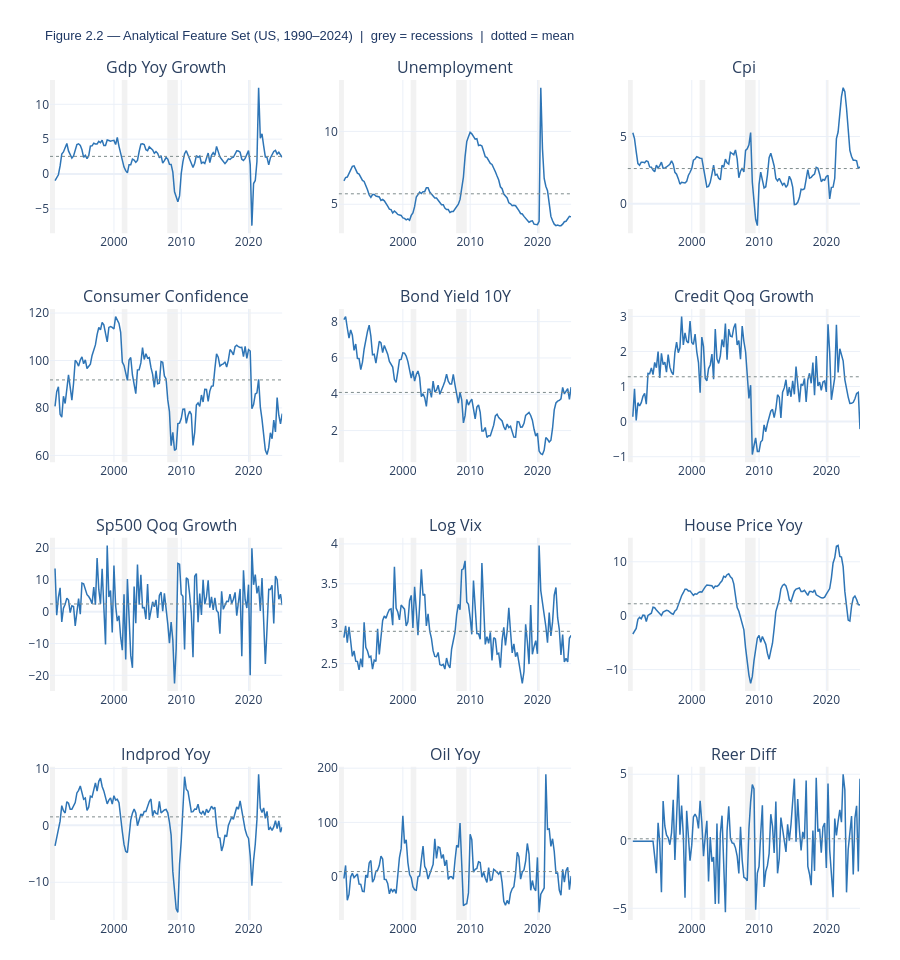

The code cell stored with this chart in its notebook:
### Code cell
# ── 2.5  Transformed feature set — interactive subplot panel ──────────────────
ncols = 3
nrows = int(np.ceil(len(FEATURES) / ncols))

fig2 = make_subplots(
    rows=nrows, cols=ncols,
    subplot_titles=[v.replace(PREFIX, '').replace('_', ' ').title()
                    for v in FEATURES],
    vertical_spacing=0.09,
    horizontal_spacing=0.07,
)

for i, var in enumerate(FEATURES):
    row = i // ncols + 1
    col = i %  ncols + 1

    fig2.add_trace(
        go.Scatter(
            x=df_model.index,
            y=df_model[var],
            mode='lines',
            line=dict(color=BLUE, width=1.5),
            name=var.replace(PREFIX, '').replace('_', ' ').title(),
            hovertemplate=(var.replace(PREFIX, '').replace('_', ' ').title()
                           + '<br>%{x|%Y}<br>%{y:.2f}<extra></extra>'),
            showlegend=False,
        ),
        row=row, col=col,
    )

    fig2.add_hline(
        y=df_model[var].mean(),
        line_dash='dot',
        line_color=GREY,
        line_width=1,
        row=row, col=col,
    )

    for start, end, label in RECESSIONS:
        fig2.add_vrect(
            x0=start, x1=end,
            fillcolor='lightgrey', opacity=0.30,
            layer='below', line_width=0,
            row=row, col=col,
        )

fig2.update_layout(
    title=dict(
        text=(f'Figure 2.2 — Analytical Feature Set ({COUNTRY}, 1990–2024)  |  '
              f'grey = recessions  |  dotted = mean'),
        font=dict(size=13, color=NAVY, family='Arial'),
    ),
    template=TEMPLATE,
    height=nrows * 240,
    margin=dict(t=80, b=40, l=50, r=40),
)
fig2.show()

### Figure 1 — Plotly figure (JSON) as saved in the notebook; plotly's stock layout.template omitted (floating-point values rounded to 4 significant figures; data arrays with more than 128 entries replaced by an {"elided": "..."} marker saying what was removed)
{"data": [{"hovertemplate": "Gdp Yoy Growth<br>%{x|%Y}<br>%{y:.2f}<extra></extra>", "line": {"color": "#2E75B6", "width": 1.5}, "mode": "lines", "name": "Gdp Yoy Growth", "showlegend": false, "type": "scatter", "x": {"elided": "136 str values"}, "xaxis": "x", "y": {"elided": "136 float values"}, "yaxis": "y"}, {"hovertemplate": "Unemployment<br>%{x|%Y}<br>%{y:.2f}<extra></extra>", "line": {"color": "#2E75B6", "width": 1.5}, "mode": "lines", "name": "Unemployment", "showlegend": false, "type": "scatter", "x": {"elided": "136 str values"}, "xaxis": "x2", "y": {"elided": "136 float values"}, "yaxis": "y2"}, {"hovertemplate": "Cpi<br>%{x|%Y}<br>%{y:.2f}<extra></extra>", "line": {"color": "#2E75B6", "width": 1.5}, "mode": "lines", "name": "Cpi", "showlegend": false, "type": "scatter", "x": {"elided": "136 str values"}, "xaxis": "x3", "y": {"elided": "136 float values"}, "yaxis": "y3"}, {"hovertemplate": "Consumer Confidence<br>%{x|%Y}<br>%{y:.2f}<extra></extra>", "line": {"color": "#2E75B6", "width": 1.5}, "mode": "lines", "name": "Consumer Confidence", "showlegend": false, "type": "scatter", "x": {"elided": "136 str values"}, "xaxis": "x4", "y": {"elided": "136 float values"}, "yaxis": "y4"}, {"hovertemplate": "Bond Yield 10Y<br>%{x|%Y}<br>%{y:.2f}<extra></extra>", "line": {"color": "#2E75B6", "width": 1.5}, "mode": "lines", "name": "Bond Yield 10Y", "showlegend": false, "type": "scatter", "x": {"elided": "136 str values"}, "xaxis": "x5", "y": {"elided": "136 float values"}, "yaxis": "y5"}, {"hovertemplate": "Credit Qoq Growth<br>%{x|%Y}<br>%{y:.2f}<extra></extra>", "line": {"color": "#2E75B6", "width": 1.5}, "mode": "lines", "name": "Credit Qoq Growth", "showlegend": false, "type": "scatter", "x": {"elided": "136 str values"}, "xaxis": "x6", "y": {"elided": "136 float values"}, "yaxis": "y6"}, {"hovertemplate": "Sp500 Qoq Growth<br>%{x|%Y}<br>%{y:.2f}<extra></extra>", "line": {"color": "#2E75B6", "width": 1.5}, "mode": "lines", "name": "Sp500 Qoq Growth", "showlegend": false, "type": "scatter", "x": {"elided": "136 str values"}, "xaxis": "x7", "y": {"elided": "136 float values"}, "yaxis": "y7"}, {"hovertemplate": "Log Vix<br>%{x|%Y}<br>%{y:.2f}<extra></extra>", "line": {"color": "#2E75B6", "width": 1.5}, "mode": "lines", "name": "Log Vix", "showlegend": false, "type": "scatter", "x": {"elided": "136 str values"}, "xaxis": "x8", "y": {"elided": "136 float values"}, "yaxis": "y8"}, {"hovertemplate": "House Price Yoy<br>%{x|%Y}<br>%{y:.2f}<extra></extra>", "line": {"color": "#2E75B6", "width": 1.5}, "mode": "lines", "name": "House Price Yoy", "showlegend": false, "type": "scatter", "x": {"elided": "136 str values"}, "xaxis": "x9", "y": {"elided": "136 float values"}, "yaxis": "y9"}, {"hovertemplate": "Indprod Yoy<br>%{x|%Y}<br>%{y:.2f}<extra></extra>", "line": {"color": "#2E75B6", "width": 1.5}, "mode": "lines", "name": "Indprod Yoy", "showlegend": false, "type": "scatter", "x": {"elided": "136 str values"}, "xaxis": "x10", "y": {"elided": "136 float values"}, "yaxis": "y10"}, {"hovertemplate": "Oil Yoy<br>%{x|%Y}<br>%{y:.2f}<extra></extra>", "line": {"color": "#2E75B6", "width": 1.5}, "mode": "lines", "name": "Oil Yoy", "showlegend": false, "type": "scatter", "x": {"elided": "136 str values"}, "xaxis": "x11", "y": {"elided": "136 float values"}, "yaxis": "y11"}, {"hovertemplate": "Reer Diff<br>%{x|%Y}<br>%{y:.2f}<extra></extra>", "line": {"color": "#2E75B6", "width": 1.5}, "mode": "lines", "name": "Reer Diff", "showlegend": false, "type": "scatter", "x": {"elided": "136 str values"}, "xaxis": "x12", "y": {"elided": "136 float values"}, "yaxis": "y12"}], "layout": {"annotations": [{"font": {"size": 16}, "showarrow": false, "text": "Gdp Yoy Growth", "x": 0.1433, "xanchor": "center", "xref": "paper", "y": 1, "yanchor": "bottom", "yref": "paper"}, {"font": {"size": 16}, "showarrow": false, "text": "Unemployment", "x": 0.5, "xanchor": "center", "xref": "paper", "y": 1, "yanchor": "bottom", "yref": "paper"}, {"font": {"size": 16}, "showarrow": false, "text": "Cpi", "x": 0.8567, "xanchor": "center", "xref": "paper", "y": 1, "yanchor": "bottom", "yref": "paper"}, {"font": {"size": 16}, "showarrow": false, "text": "Consumer Confidence", "x": 0.1433, "xanchor": "center", "xref": "paper", "y": 0.7275, "yanchor": "bottom", "yref": "paper"}, {"font": {"size": 16}, "showarrow": false, "text": "Bond Yield 10Y", "x": 0.5, "xanchor": "center", "xref": "paper", "y": 0.7275, "yanchor": "bottom", "yref": "paper"}, {"font": {"size": 16}, "showarrow": false, "text": "Credit Qoq Growth", "x": 0.8567, "xanchor": "center", "xref": "paper", "y": 0.7275, "yanchor": "bottom", "yref": "paper"}, {"font": {"size": 16}, "showarrow": false, "text": "Sp500 Qoq Growth", "x": 0.1433, "xanchor": "center", "xref": "paper", "y": 0.455, "yanchor": "bottom", "yref": "paper"}, {"font": {"size": 16}, "showarrow": false, "text": "Log Vix", "x": 0.5, "xanchor": "center", "xref": "paper", "y": 0.455, "yanchor": "bottom", "yref": "paper"}, {"font": {"size": 16}, "showarrow": false, "text": "House Price Yoy", "x": 0.8567, "xanchor": "center", "xref": "paper", "y": 0.455, "yanchor": "bottom", "yref": "paper"}, {"font": {"size": 16}, "showarrow": false, "text": "Indprod Yoy", "x": 0.1433, "xanchor": "center", "xref": "paper", "y": 0.1825, "yanchor": "bottom", "yref": "paper"}, {"font": {"size": 16}, "showarrow": false, "text": "Oil Yoy", "x": 0.5, "xanchor": "center", "xref": "paper", "y": 0.1825, "yanchor": "bottom", "yref": "paper"}, {"font": {"size": 16}, "showarrow": false, "text": "Reer Diff", "x": 0.8567, "xanchor": "center", "xref": "paper", "y": 0.1825, "yanchor": "bottom", "yref": "paper"}], "height": 960, "margin": {"b": 40, "l": 50, "r": 40, "t": 80}, "shapes": [{"line": {"color": "#7F8C8D", "dash": "dot", "width": 1}, "type": "line", "x0": 0, "x1": 1, "xref": "x domain", "y0": 2.53, "y1": 2.53, "yref": "y"}, {"fillcolor": "lightgrey", "layer": "below", "line": {"width": 0}, "opacity": 0.3, "type": "rect", "x0": "1990-07-01", "x1": "1991-03-31", "xref": "x", "y0": 0, "y1": 1, "yref": "y domain"}, {"fillcolor": "lightgrey", "layer": "below", "line": {"width": 0}, "opacity": 0.3, "type": "rect", "x0": "2001-03-01", "x1": "2001-12-31", "xref": "x", "y0": 0, "y1": 1, "yref": "y domain"}, {"fillcolor": "lightgrey", "layer": "below", "line": {"width": 0}, "opacity": 0.3, "type": "rect", "x0": "2007-12-01", "x1": "2009-06-30", "xref": "x", "y0": 0, "y1": 1, "yref": "y domain"}, {"fillcolor": "lightgrey", "layer": "below", "line": {"width": 0}, "opacity": 0.3, "type": "rect", "x0": "2020-02-01", "x1": "2020-04-30", "xref": "x", "y0": 0, "y1": 1, "yref": "y domain"}, {"line": {"color": "#7F8C8D", "dash": "dot", "width": 1}, "type": "line", "x0": 0, "x1": 1, "xref": "x2 domain", "y0": 5.717, "y1": 5.717, "yref": "y2"}, {"fillcolor": "lightgrey", "layer": "below", "line": {"width": 0}, "opacity": 0.3, "type": "rect", "x0": "1990-07-01", "x1": "1991-03-31", "xref": "x2", "y0": 0, "y1": 1, "yref": "y2 domain"}, {"fillcolor": "lightgrey", "layer": "below", "line": {"width": 0}, "opacity": 0.3, "type": "rect", "x0": "2001-03-01", "x1": "2001-12-31", "xref": "x2", "y0": 0, "y1": 1, "yref": "y2 domain"}, {"fillcolor": "lightgrey", "layer": "below", "line": {"width": 0}, "opacity": 0.3, "type": "rect", "x0": "2007-12-01", "x1": "2009-06-30", "xref": "x2", "y0": 0, "y1": 1, "yref": "y2 domain"}, {"fillcolor": "lightgrey", "layer": "below", "line": {"width": 0}, "opacity": 0.3, "type": "rect", "x0": "2020-02-01", "x1": "2020-04-30", "xref": "x2", "y0": 0, "y1": 1, "yref": "y2 domain"}, {"line": {"color": "#7F8C8D", "dash": "dot", "width": 1}, "type": "line", "x0": 0, "x1": 1, "xref": "x3 domain", "y0": 2.621, "y1": 2.621, "yref": "y3"}, {"fillcolor": "lightgrey", "layer": "below", "line": {"width": 0}, "opacity": 0.3, "type": "rect", "x0": "1990-07-01", "x1": "1991-03-31", "xref": "x3", "y0": 0, "y1": 1, "yref": "y3 domain"}, {"fillcolor": "lightgrey", "layer": "below", "line": {"width": 0}, "opacity": 0.3, "type": "rect", "x0": "2001-03-01", "x1": "2001-12-31", "xref": "x3", "y0": 0, "y1": 1, "yref": "y3 domain"}, {"fillcolor": "lightgrey", "layer": "below", "line": {"width": 0}, "opacity": 0.3, "type": "rect", "x0": "2007-12-01", "x1": "2009-06-30", "xref": "x3", "y0": 0, "y1": 1, "yref": "y3 domain"}, {"fillcolor": "lightgrey", "layer": "below", "line": {"width": 0}, "opacity": 0.3, "type": "rect", "x0": "2020-02-01", "x1": "2020-04-30", "xref": "x3", "y0": 0, "y1": 1, "yref": "y3 domain"}, {"line": {"color": "#7F8C8D", "dash": "dot", "width": 1}, "type": "line", "x0": 0, "x1": 1, "xref": "x4 domain", "y0": 91.8, "y1": 91.8, "yref": "y4"}, {"fillcolor": "lightgrey", "layer": "below", "line": {"width": 0}, "opacity": 0.3, "type": "rect", "x0": "1990-07-01", "x1": "1991-03-31", "xref": "x4", "y0": 0, "y1": 1, "yref": "y4 domain"}, {"fillcolor": "lightgrey", "layer": "below", "line": {"width": 0}, "opacity": 0.3, "type": "rect", "x0": "2001-03-01", "x1": "2001-12-31", "xref": "x4", "y0": 0, "y1": 1, "yref": "y4 domain"}, {"fillcolor": "lightgrey", "layer": "below", "line": {"width": 0}, "opacity": 0.3, "type": "rect", "x0": "2007-12-01", "x1": "2009-06-30", "xref": "x4", "y0": 0, "y1": 1, "yref": "y4 domain"}, {"fillcolor": "lightgrey", "layer": "below", "line": {"width": 0}, "opacity": 0.3, "type": "rect", "x0": "2020-02-01", "x1": "2020-04-30", "xref": "x4", "y0": 0, "y1": 1, "yref": "y4 domain"}, {"line": {"color": "#7F8C8D", "dash": "dot", "width": 1}, "type": "line", "x0": 0, "x1": 1, "xref": "x5 domain", "y0": 4.101, "y1": 4.101, "yref": "y5"}, {"fillcolor": "lightgrey", "layer": "below", "line": {"width": 0}, "opacity": 0.3, "type": "rect", "x0": "1990-07-01", "x1": "1991-03-31", "xref": "x5", "y0": 0, "y1": 1, "yref": "y5 domain"}, {"fillcolor": "lightgrey", "layer": "below", "line": {"width": 0}, "opacity": 0.3, "type": "rect", "x0": "2001-03-01", "x1": "2001-12-31", "xref": "x5", "y0": 0, "y1": 1, "yref": "y5 domain"}, {"fillcolor": "lightgrey", "layer": "below", "line": {"width": 0}, "opacity": 0.3, "type": "rect", "x0": "2007-12-01", "x1": "2009-06-30", "xref": "x5", "y0": 0, "y1": 1, "yref": "y5 domain"}, {"fillcolor": "lightgrey", "layer": "below", "line": {"width": 0}, "opacity": 0.3, "type": "rect", "x0": "2020-02-01", "x1": "2020-04-30", "xref": "x5", "y0": 0, "y1": 1, "yref": "y5 domain"}, {"line": {"color": "#7F8C8D", "dash": "dot", "width": 1}, "type": "line", "x0": 0, "x1": 1, "xref": "x6 domain", "y0": 1.278, "y1": 1.278, "yref": "y6"}, {"fillcolor": "lightgrey", "layer": "below", "line": {"width": 0}, "opacity": 0.3, "type": "rect", "x0": "1990-07-01", "x1": "1991-03-31", "xref": "x6", "y0": 0, "y1": 1, "yref": "y6 domain"}, {"fillcolor": "lightgrey", "layer": "below", "line": {"width": 0}, "opacity": 0.3, "type": "rect", "x0": "2001-03-01", "x1": "2001-12-31", "xref": "x6", "y0": 0, "y1": 1, "yref": "y6 domain"}, {"fillcolor": "lightgrey", "layer": "below", "line": {"width": 0}, "opacity": 0.3, "type": "rect", "x0": "2007-12-01", "x1": "2009-06-30", "xref": "x6", "y0": 0, "y1": 1, "yref": "y6 domain"}, {"fillcolor": "lightgrey", "layer": "below", "line": {"width": 0}, "opacity": 0.3, "type": "rect", "x0": "2020-02-01", "x1": "2020-04-30", "xref": "x6", "y0": 0, "y1": 1, "yref": "y6 domain"}, {"line": {"color": "#7F8C8D", "dash": "dot", "width": 1}, "type": "line", "x0": 0, "x1": 1, "xref": "x7 domain", "y0": 2.451, "y1": 2.451, "yref": "y7"}, {"fillcolor": "lightgrey", "layer": "below", "line": {"width": 0}, "opacity": 0.3, "type": "rect", "x0": "1990-07-01", "x1": "1991-03-31", "xref": "x7", "y0": 0, "y1": 1, "yref": "y7 domain"}, {"fillcolor": "lightgrey", "layer": "below", "line": {"width": 0}, "opacity": 0.3, "type": "rect", "x0": "2001-03-01", "x1": "2001-12-31", "xref": "x7", "y0": 0, "y1": 1, "yref": "y7 domain"}, {"fillcolor": "lightgrey", "layer": "below", "line": {"width": 0}, "opacity": 0.3, "type": "rect", "x0": "2007-12-01", "x1": "2009-06-30", "xref": "x7", "y0": 0, "y1": 1, "yref": "y7 domain"}, {"fillcolor": "lightgrey", "layer": "below", "line": {"width": 0}, "opacity": 0.3, "type": "rect", "x0": "2020-02-01", "x1": "2020-04-30", "xref": "x7", "y0": 0, "y1": 1, "yref": "y7 domain"}, {"line": {"color": "#7F8C8D", "dash": "dot", "width": 1}, "type": "line", "x0": 0, "x1": 1, "xref": "x8 domain", "y0": 2.905, "y1": 2.905, "yref": "y8"}, {"fillcolor": "lightgrey", "layer": "below", "line": {"width": 0}, "opacity": 0.3, "type": "rect", "x0": "1990-07-01", "x1": "1991-03-31", "xref": "x8", "y0": 0, "y1": 1, "yref": "y8 domain"}, {"fillcolor": "lightgrey", "layer": "below", "line": {"width": 0}, "opacity": 0.3, "type": "rect", "x0": "2001-03-01", "x1": "2001-12-31", "xref": "x8", "y0": 0, "y1": 1, "yref": "y8 domain"}, {"fillcolor": "lightgrey", "layer": "below", "line": {"width": 0}, "opacity": 0.3, "type": "rect", "x0": "2007-12-01", "x1": "2009-06-30", "xref": "x8", "y0": 0, "y1": 1, "yref": "y8 domain"}, {"fillcolor": "lightgrey", "layer": "below", "line": {"width": 0}, "opacity": 0.3, "type": "rect", "x0": "2020-02-01", "x1": "2020-04-30", "xref": "x8", "y0": 0, "y1": 1, "yref": "y8 domain"}, {"line": {"color": "#7F8C8D", "dash": "dot", "width": 1}, "type": "line", "x0": 0, "x1": 1, "xref": "x9 domain", "y0": 2.21, "y1": 2.21, "yref": "y9"}, {"fillcolor": "lightgrey", "layer": "below", "line": {"width": 0}, "opacity": 0.3, "type": "rect", "x0": "1990-07-01", "x1": "1991-03-31", "xref": "x9", "y0": 0, "y1": 1, "yref": "y9 domain"}, {"fillcolor": "lightgrey", "layer": "below", "line": {"width": 0}, "opacity": 0.3, "type": "rect", "x0": "2001-03-01", "x1": "2001-12-31", "xref": "x9", "y0": 0, "y1": 1, "yref": "y9 domain"}, {"fillcolor": "lightgrey", "layer": "below", "line": {"width": 0}, "opacity": 0.3, "type": "rect", "x0": "2007-12-01", "x1": "2009-06-30", "xref": "x9", "y0": 0, "y1": 1, "yref": "y9 domain"}, {"fillcolor": "lightgrey", "layer": "below", "line": {"width": 0}, "opacity": 0.3, "type": "rect", "x0": "2020-02-01", "x1": "2020-04-30", "xref": "x9", "y0": 0, "y1": 1, "yref": "y9 domain"}, {"line": {"color": "#7F8C8D", "dash": "dot", "width": 1}, "type": "line", "x0": 0, "x1": 1, "xref": "x10 domain", "y0": 1.491, "y1": 1.491, "yref": "y10"}, {"fillcolor": "lightgrey", "layer": "below", "line": {"width": 0}, "opacity": 0.3, "type": "rect", "x0": "1990-07-01", "x1": "1991-03-31", "xref": "x10", "y0": 0, "y1": 1, "yref": "y10 domain"}, {"fillcolor": "lightgrey", "layer": "below", "line": {"width": 0}, "opacity": 0.3, "type": "rect", "x0": "2001-03-01", "x1": "2001-12-31", "xref": "x10", "y0": 0, "y1": 1, "yref": "y10 domain"}, {"fillcolor": "lightgrey", "layer": "below", "line": {"width": 0}, "opacity": 0.3, "type": "rect", "x0": "2007-12-01", "x1": "2009-06-30", "xref": "x10", "y0": 0, "y1": 1, "yref": "y10 domain"}, {"fillcolor": "lightgrey", "layer": "below", "line": {"width": 0}, "opacity": 0.3, "type": "rect", "x0": "2020-02-01", "x1": "2020-04-30", "xref": "x10", "y0": 0, "y1": 1, "yref": "y10 domain"}, {"line": {"color": "#7F8C8D", "dash": "dot", "width": 1}, "type": "line", "x0": 0, "x1": 1, "xref": "x11 domain", "y0": 9.27, "y1": 9.27, "yref": "y11"}, {"fillcolor": "lightgrey", "layer": "below", "line": {"width": 0}, "opacity": 0.3, "type": "rect", "x0": "1990-07-01", "x1": "1991-03-31", "xref": "x11", "y0": 0, "y1": 1, "yref": "y11 domain"}, {"fillcolor": "lightgrey", "layer": "below", "line": {"width": 0}, "opacity": 0.3, "type": "rect", "x0": "2001-03-01", "x1": "2001-12-31", "xref": "x11", "y0": 0, "y1": 1, "yref": "y11 domain"}, {"fillcolor": "lightgrey", "layer": "below", "line": {"width": 0}, "opacity": 0.3, "type": "rect", "x0": "2007-12-01", "x1": "2009-06-30", "xref": "x11", "y0": 0, "y1": 1, "yref": "y11 domain"}, {"fillcolor": "lightgrey", "layer": "below", "line": {"width": 0}, "opacity": 0.3, "type": "rect", "x0": "2020-02-01", "x1": "2020-04-30", "xref": "x11", "y0": 0, "y1": 1, "yref": "y11 domain"}, {"line": {"color": "#7F8C8D", "dash": "dot", "width": 1}, "type": "line", "x0": 0, "x1": 1, "xref": "x12 domain", "y0": 0.1851, "y1": 0.1851, "yref": "y12"}, {"fillcolor": "lightgrey", "layer": "below", "line": {"width": 0}, "opacity": 0.3, "type": "rect", "x0": "1990-07-01", "x1": "1991-03-31", "xref": "x12", "y0": 0, "y1": 1, "yref": "y12 domain"}, {"fillcolor": "lightgrey", "layer": "below", "line": {"width": 0}, "opacity": 0.3, "type": "rect", "x0": "2001-03-01", "x1": "2001-12-31", "xref": "x12", "y0": 0, "y1": 1, "yref": "y12 domain"}, {"fillcolor": "lightgrey", "layer": "below", "line": {"width": 0}, "opacity": 0.3, "type": "rect", "x0": "2007-12-01", "x1": "2009-06-30", "xref": "x12", "y0": 0, "y1": 1, "yref": "y12 domain"}, {"fillcolor": "lightgrey", "layer": "below", "line": {"width": 0}, "opacity": 0.3, "type": "rect", "x0": "2020-02-01", "x1": "2020-04-30", "xref": "x12", "y0": 0, "y1": 1, "yref": "y12 domain"}], "title": {"font": {"color": "#1F3864", "family": "Arial", "size": 13}, "text": "Figure 2.2 — Analytical Feature Set (US, 1990–2024)  |  grey = recessions  |  dotted = mean"}, "xaxis": {"anchor": "y", "domain": [0, 0.2867]}, "xaxis10": {"anchor": "y10", "domain": [0, 0.2867]}, "xaxis11": {"anchor": "y11", "domain": [0.3567, 0.6433]}, "xaxis12": {"anchor": "y12", "domain": [0.7133, 1]}, "xaxis2": {"anchor": "y2", "domain": [0.3567, 0.6433]}, "xaxis3": {"anchor": "y3", "domain": [0.7133, 1]}, "xaxis4": {"anchor": "y4", "domain": [0, 0.2867]}, "xaxis5": {"anchor": "y5", "domain": [0.3567, 0.6433]}, "xaxis6": {"anchor": "y6", "domain": [0.7133, 1]}, "xaxis7": {"anchor": "y7", "domain": [0, 0.2867]}, "xaxis8": {"anchor": "y8", "domain": [0.3567, 0.6433]}, "xaxis9": {"anchor": "y9", "domain": [0.7133, 1]}, "yaxis": {"anchor": "x", "domain": [0.8175, 1]}, "yaxis10": {"anchor": "x10", "domain": [0, 0.1825]}, "yaxis11": {"anchor": "x11", "domain": [0, 0.1825]}, "yaxis12": {"anchor": "x12", "domain": [0, 0.1825]}, "yaxis2": {"anchor": "x2", "domain": [0.8175, 1]}, "yaxis3": {"anchor": "x3", "domain": [0.8175, 1]}, "yaxis4": {"anchor": "x4", "domain": [0.545, 0.7275]}, "yaxis5": {"anchor": "x5", "domain": [0.545, 0.7275]}, "yaxis6": {"anchor": "x6", "domain": [0.545, 0.7275]}, "yaxis7": {"anchor": "x7", "domain": [0.2725, 0.455]}, "yaxis8": {"anchor": "x8", "domain": [0.2725, 0.455]}, "yaxis9": {"anchor": "x9", "domain": [0.2725, 0.455]}}}
